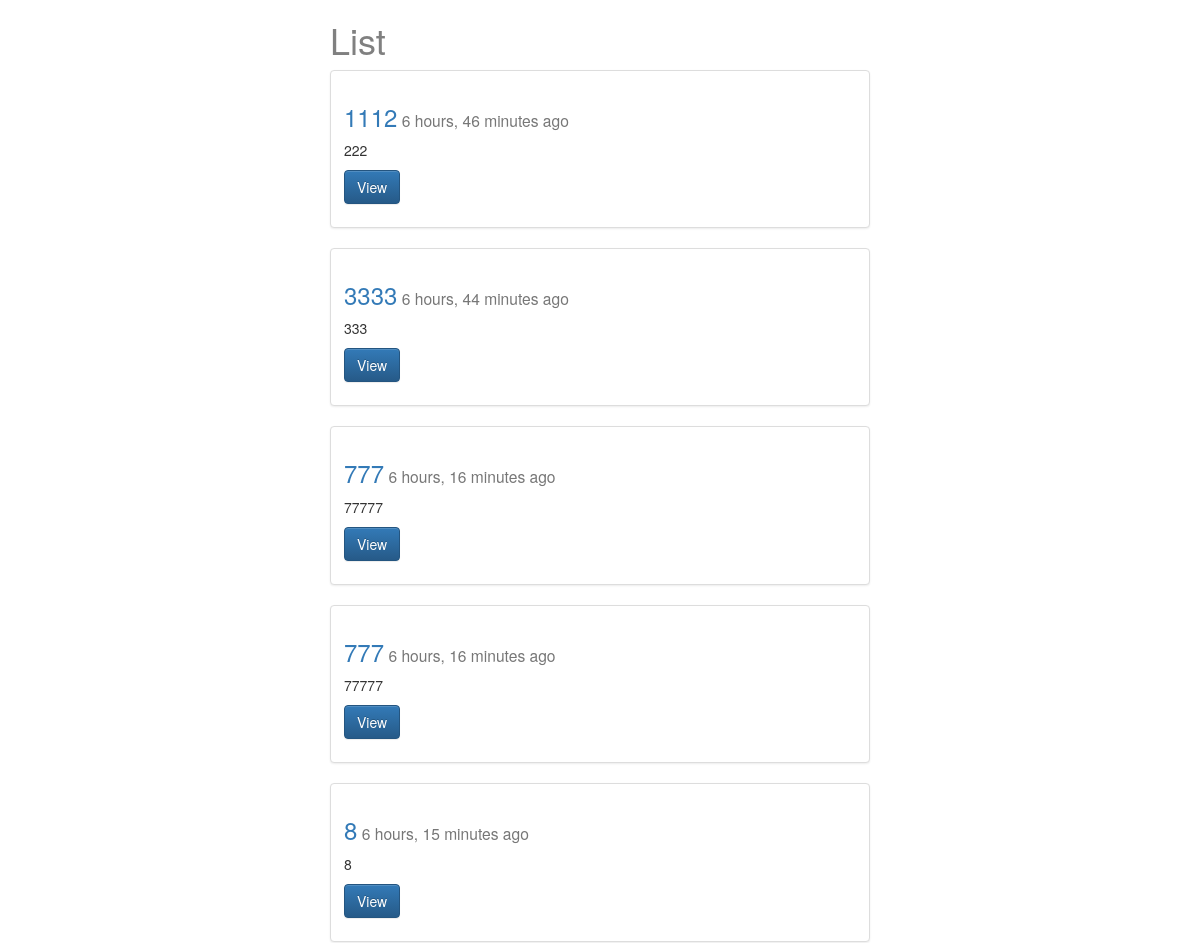
The app's page /posts/ (upper part), older data.
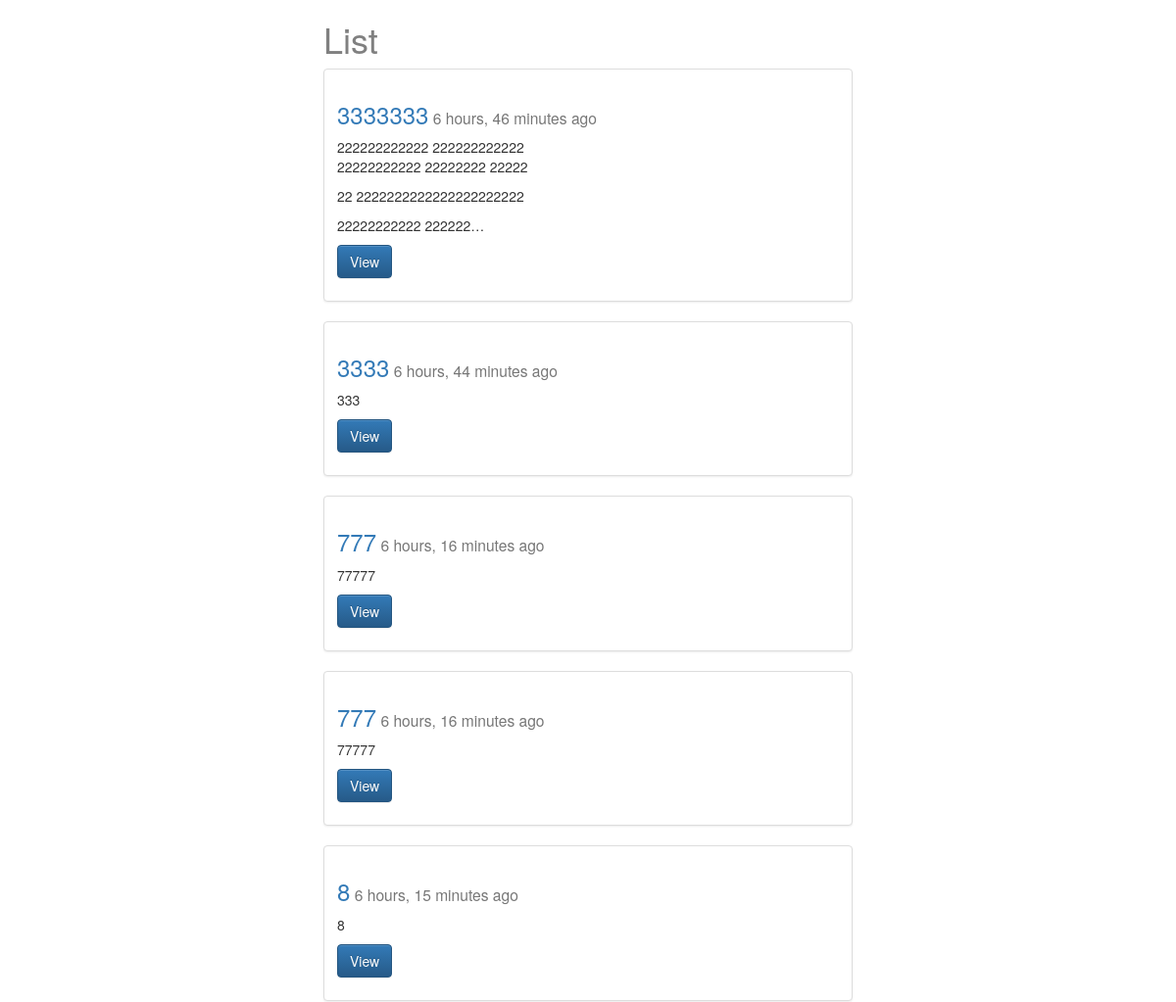
The same page, newer data.
### posts/models.py (models this page shows, shortened)
class Post(models.Model):
    title = models.CharField(max_length=120)
    content = models.TextField()
    updated = models.DateTimeField(auto_now=True, auto_now_add=False)
    timestamp = models.DateTimeField(auto_now=False, auto_now_add=True)
    def get_absolute_url(self):
        return reverse("posts:detail", kwargs={"id": self.id})

### posts/views.py (the view)
def post_list(request):  # list items
    queryset = Post.objects.all()
    context = {"object_list": queryset, "title": "List"}
    return render(request, 'post_list.html', context)

### templates/post_list.html (shortened to what this page needs)
{% extends 'base.html' %}
{% block content %}
<div class='col-sm-6 col-sm-offset-3'>
  <h1>{{ title }}</h1>
{% for obj in object_list %}
<div class="row">
  <div class="col-sm-12">
    <div class="thumbnail">
      <div class="caption">
        <h3>  <a href='{{ obj.get_absolute_url }}'>{{ obj.title }}</a><small> {{ obj.timestamp|timesince }} ago</small></h3>
        <p>{{ obj.content|linebreaks|truncatechars:120 }}</p>
        <p><a href="{{ obj.get_absolute_url }}" class="btn btn-primary" role="button">View</a></p>
      </div>
    </div>
  </div>
</div>
{% endfor %}
</div>
{% endblock content %}

Row changes from the older to the newer data that the page shows:
changed Post "6 hours, 46 minutes": title "1112" → "3333333"; content "222" → "222222222222 222222222222 22222222222 22222222 22222 22 2222222222222222222222 22222222222 222222…"
